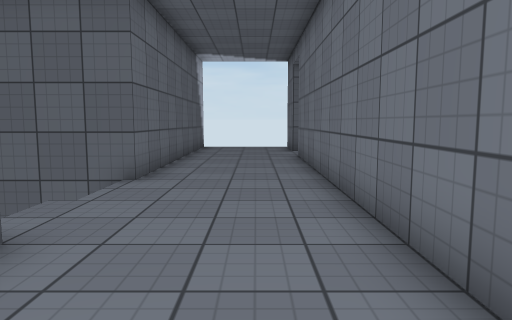
View 1 (above)

21 first-person views from a walk through a scene from a Unity 3-D project. The camera is 1.2 m above the floor, tilts 6° down and sees 70° across. The floor is counted in squares, 1 m on a side. Each view is taken from the middle of a square. On the plan, view 1 faces up. The plan holds only what a view shows up to about 15 squares ahead; the rest is blank. The place goes on beyond the plan. The player is left out. Surface patterns are stand-ins for the level's own textures.

View 2
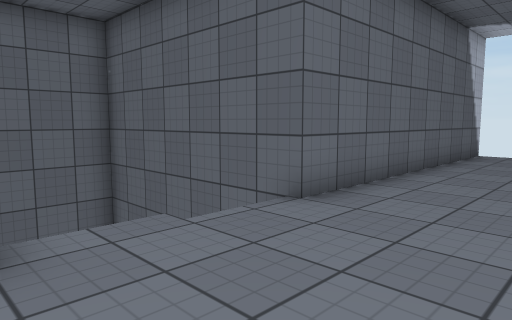

View 3
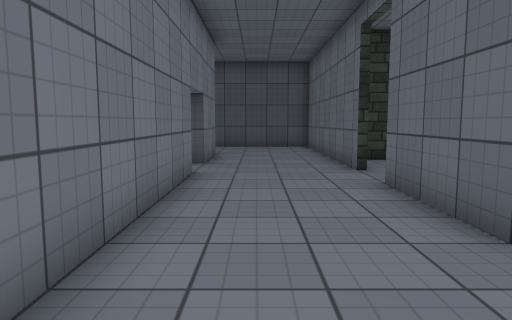

View 4
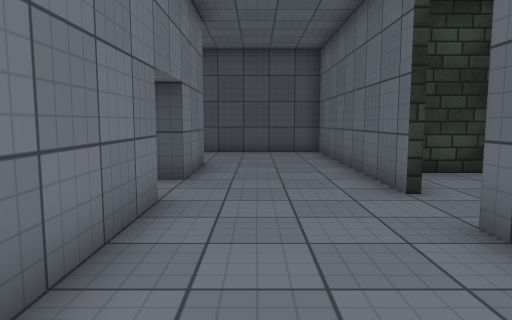

View 5
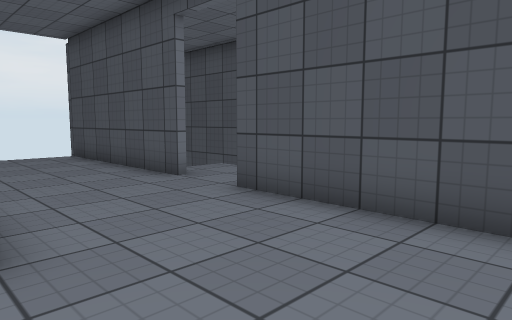

View 6
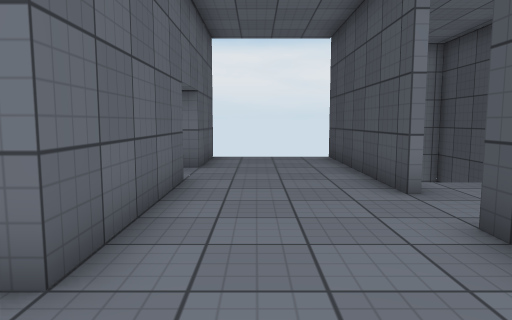

View 7
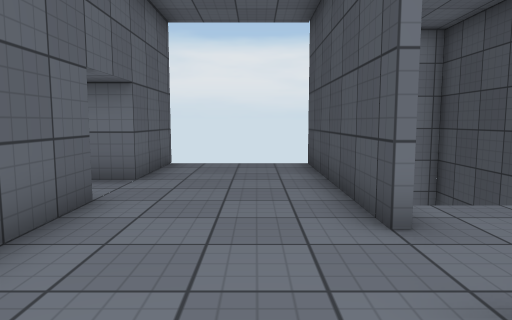

View 8
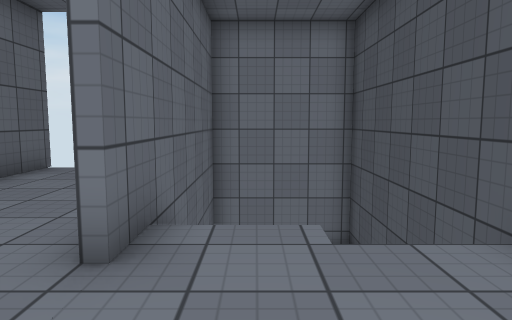

View 9
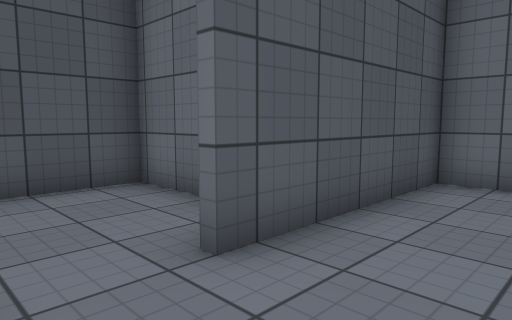

View 10
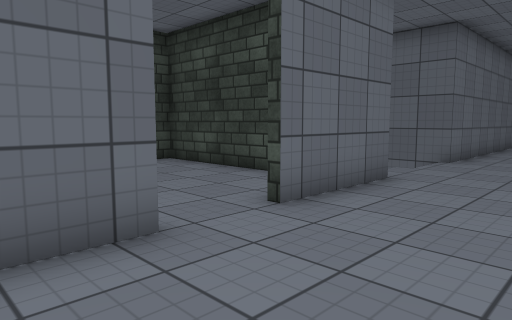

View 11
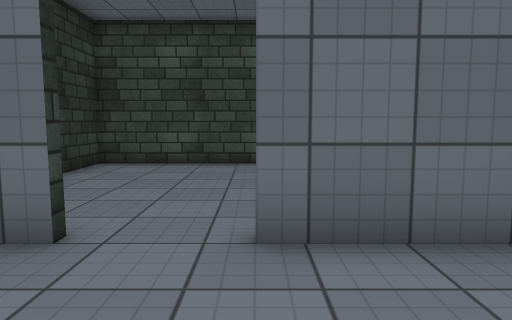

View 12
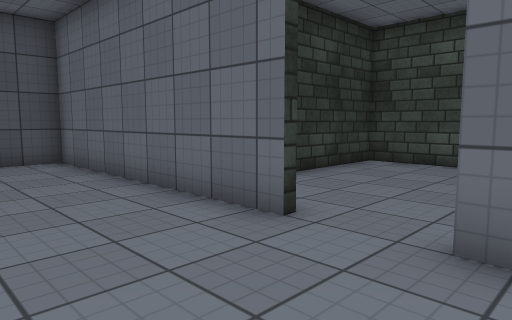

View 13
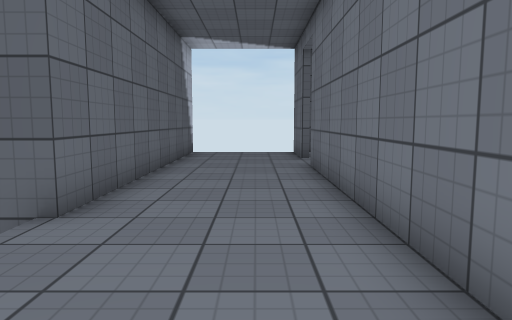

View 14
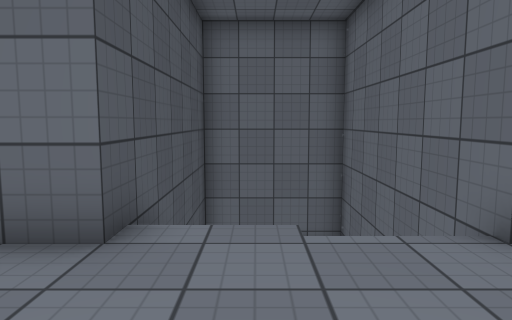

View 15
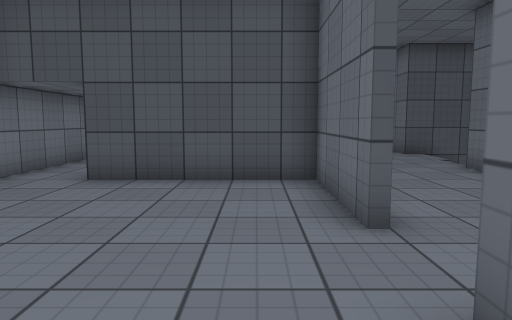

View 16
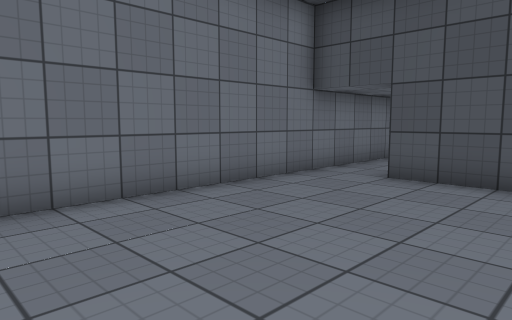

View 17
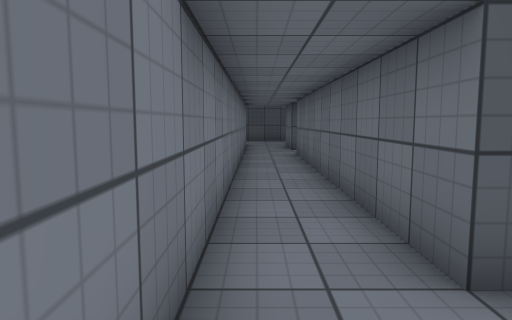

View 18
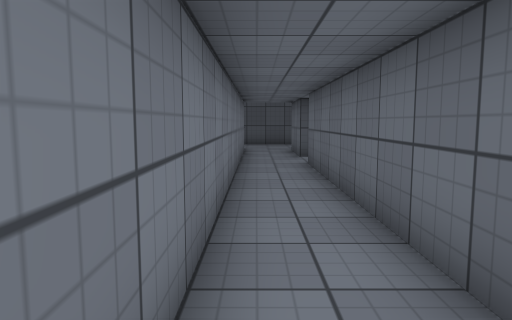

View 19
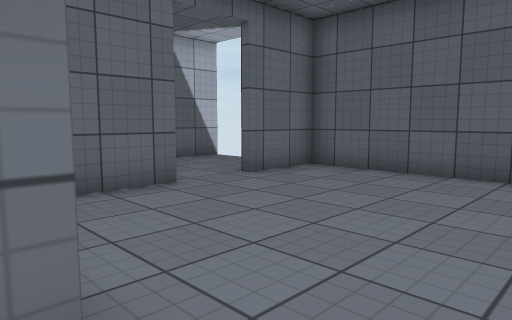

View 20
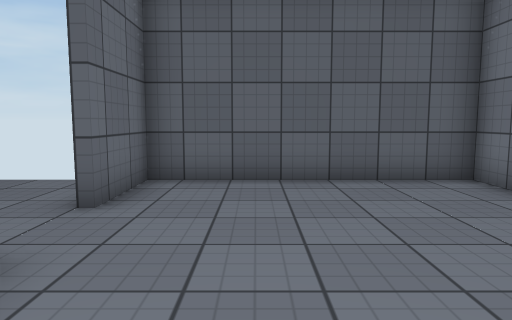

View 21
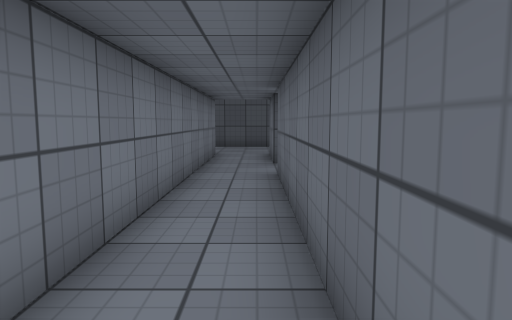

### Floor plan
Points are (right, up) in squares from view 1. A wall is a line through its corners. A room is listed if a view was taken in it or the views show most of it. See-through windows are left out.
Room 1 (views 1, 2, 3, 4, 5, 6, 7, 9, 10, 11, 12, 13, 14)
walls: (1.5, -1.6) (1.5, 13); (-2.9, -2) (-2.5, -2) (-2.5, -10.5) (3, -10.5); (-5.6, 7.5) (-9.5, 7.5) (-9.5, 3.5) (-2.5, 3.5) (-2.5, 0); (6.5, -6.5) (1.5, -6.5) (1.5, -3.5); (4.9, -10.5) (11.5, -10.5); (11.8, -6.5) (8.5, -6.5); (1.5, 15.1) (1.5, 17.5); (-2.5, 17.6) (-2.5, 7.5) (-2.9, 7.5)
ways out: opening at (3.5, -11) to room 2; opening at (1.5, -2.5) to room 3; opening at (2, 14.5) to room 3; opening at (7.5, -6) to room 3; opening at (-3, -0.5) to room 4
Room 2 (view 8)
walls: (8.4, -14.7) (12.5, -14.7) (12.5, -10.8) (5, -10.8); (1.5, -12.8) (1.5, -14.7) (3.9, -14.7)
ways out: opening at (3.5, -11) to room 1
Room 3 (views 15, 16, 17, 18, 19, 20, 21)
walls: (1.8, 13.1) (1.8, 9.5) (6.5, 9.5) (6.5, -1.5); (6.5, -3.5) (6.5, -6.1); (1.5, -3.5) (2.1, -3.5); (8.5, -6.5) (8.5, 17.5) (1.8, 17.5) (1.8, 15)
ways out: opening at (1.5, -2.5) to room 1; opening at (2, 14.5) to room 1; opening at (7.5, -6) to room 1
Room 4 (no view inside)
walls: (-9.5, 0) (-9.5, -4.5) (-3.5, -4.5); (-5, 2.5) (-9.5, 2.5) (-9.5, 2)
ways out: opening at (-3, -0.5) to room 1

Where each view was taken, in squares from view 1:
view 1: 0 up, 0 right, facing up
view 2: 3 up, 1 right, facing up-left
view 3: 7 up, 0 right, facing down
view 4: 4 up, 0 right, facing down
view 5: 6 down, 2 left, facing down-right
view 6: 8 down, 1 left, facing right
view 7: 9 down, 1 right, facing right
view 8: 12 down, 2 right, facing right
view 9: 8 down, 5 right, facing down-left
view 10: 4 down, 1 right, facing up-left
view 11: 0 up, 1 right, facing left
view 12: 1 up, 1 right, facing down-left
view 13: 3 up, 0 right, facing up
view 14: 5 up, 1 right, facing left
view 15: 17 up, 3 right, facing down
view 16: 17 up, 3 right, facing down-right
view 17: 12 up, 8 right, facing down
view 18: 9 up, 8 right, facing down
view 19: 9 up, 8 right, facing up-left
view 20: 10 up, 4 right, facing up
view 21: 7 up, 7 right, facing down
